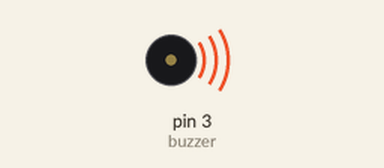
Bench run of a sketch on a simulated Arduino Uno, built with avr-gcc and run on an emulated ATmega328P. On the bench: buzzer (waves = sounding).

Above: at 2.63 s.
At 7.8 s:
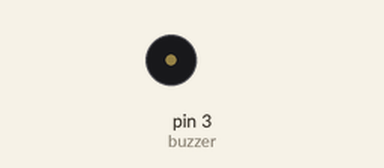
Timing chart, 0 to 8.2 s (numbered marks = the images above):
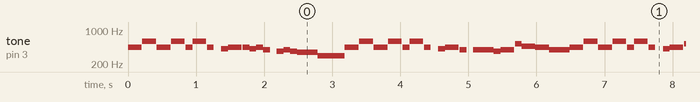

The sketch:

Star_wars_cantina_song.ino
```cpp
#define NOTE_B0  31
 #define NOTE_C1  33
 #define NOTE_CS1 35
 #define NOTE_D1  37
 #define NOTE_DS1 39
 #define NOTE_E1  41
 #define NOTE_F1  44
 #define NOTE_FS1 46
 #define NOTE_G1  49
 #define NOTE_GS1 52
 #define NOTE_A1  55
 #define NOTE_AS1 58
 #define NOTE_B1  62
 #define NOTE_C2  65
 #define NOTE_CS2 69
 #define NOTE_D2  73
 #define NOTE_DS2 78
 #define NOTE_E2  82
 #define NOTE_F2  87
 #define NOTE_FS2 93
 #define NOTE_G2  98
 #define NOTE_GS2 104
 #define NOTE_A2  110
 #define NOTE_AS2 117
 #define NOTE_B2  123
 #define NOTE_C3  131
 #define NOTE_CS3 139
 #define NOTE_D3  147
 #define NOTE_DS3 156
 #define NOTE_E3  165
 #define NOTE_F3  175
 #define NOTE_FS3 185
 #define NOTE_G3  196
 #define NOTE_GS3 208
 #define NOTE_A3  220
 #define NOTE_AS3 233
 #define NOTE_B3  247
 #define NOTE_C4  262
 #define NOTE_CS4 277
 #define NOTE_D4  294
 #define NOTE_DS4 311
 #define NOTE_E4  330
 #define NOTE_F4  349
 #define NOTE_FS4 370
 #define NOTE_G4  392
 #define NOTE_GS4 415
 #define NOTE_A4  440
 #define NOTE_AS4 466
 #define NOTE_B4  494
 #define NOTE_C5  523
 #define NOTE_CS5 554
 #define NOTE_D5  587
 #define NOTE_DS5 622
 #define NOTE_E5  659
 #define NOTE_F5  698
 #define NOTE_FS5 740
 #define NOTE_G5  784
 #define NOTE_GS5 831
 #define NOTE_A5  880
 #define NOTE_AS5 932
 #define NOTE_B5  988
 #define NOTE_C6  1047
 #define NOTE_CS6 1109
 #define NOTE_D6  1175
 #define NOTE_DS6 1245
 #define NOTE_E6  1319
 #define NOTE_F6  1397
 #define NOTE_FS6 1480
 #define NOTE_G6  1568
 #define NOTE_GS6 1661
 #define NOTE_A6  1760
 #define NOTE_AS6 1865
 #define NOTE_B6  1976
 #define NOTE_C7  2093
 #define NOTE_CS7 2217
 #define NOTE_D7  2349
 #define NOTE_DS7 2489
 #define NOTE_E7  2637
 #define NOTE_F7  2794
 #define NOTE_FS7 2960
 #define NOTE_G7  3136
 #define NOTE_GS7 3322
 #define NOTE_A7  3520
 #define NOTE_AS7 3729
 #define NOTE_B7  3951
 #define NOTE_C8  4186
 #define NOTE_CS8 4435
 #define NOTE_D8  4699
 #define NOTE_DS8 4978

int melody2[] = {
 NOTE_A4, 0, NOTE_D5, 0, NOTE_A4, 0, NOTE_D5, 0, NOTE_A4, NOTE_D5, 0, NOTE_A4, 0, 0, NOTE_GS4, NOTE_A4, 0, NOTE_A4, NOTE_GS4, NOTE_A4, NOTE_G4, 0, NOTE_FS4, NOTE_G4, NOTE_FS4, NOTE_F4, NOTE_D4, NOTE_A4, 0, NOTE_D5, 0, NOTE_A4, 0, NOTE_D5, 0, NOTE_A4, NOTE_D5, 0, NOTE_A4, 0, 0, NOTE_GS4, NOTE_A4, 0, NOTE_G4, 0, NOTE_G4, NOTE_FS4, NOTE_G4, 0, NOTE_C5, NOTE_AS4, NOTE_A4, NOTE_G4, NOTE_A4, 0, NOTE_D5, 0, NOTE_A4, 0, NOTE_D5, 0, NOTE_A4, NOTE_D5, 0, NOTE_A4, 0, 0, NOTE_GS4, NOTE_A4, 0, NOTE_C5,0, 0, NOTE_C5, NOTE_A4, NOTE_G4, 0, NOTE_F4, NOTE_D4, NOTE_D4, NOTE_F4, NOTE_A4, NOTE_C5, NOTE_DS5, NOTE_D5, NOTE_GS4, NOTE_A4, 0, NOTE_F4, 0};

double noteDurations2[] = {
 4, 64, 4, 64, 4, 64, 4, 64, 8, 4, 64, 8, 64, 8, 8, 4, 64, 8, 8, 8, 8, 8, 8, 8, 8, 2.666, 1.99, 4, 64, 4, 64, 4, 64, 4, 64, 8, 4, 64, 8, 64, 8, 8, 4, 64, 8, 8, 2.666, 8, 4, 64, 8, 4, 4, 2.666, 4, 64, 4, 64, 4, 64, 4, 64, 8, 4, 64, 8, 64, 8, 8, 4, 64, 8, 64, 8, 2.666, 8, 4, 64, 2.666, 1.99, 2, 2, 2, 2, 4, 4, 8, 4, 64, 4, 2};

int buzzer = 3;

void setup() {
pinMode(buzzer, OUTPUT);
}

void loop()  {

   for (int thisNote = 0; thisNote < 91; thisNote++) {  // for 91 notes, this is what happens
  int noteDuration2 = 1000/noteDurations2[thisNote];  // defines note duration for cantina band
  tone(buzzer, melody2[thisNote],noteDuration2);  // tells the  buzzer to play the cantina band melody
  int pauseBetweenNotes2 = noteDuration2 * 0.80; // sets the tempo
  delay(pauseBetweenNotes2);  //pauses the buzzer
  noTone(buzzer);  // stops the buzzer playing

   }

}
```

Measured:
- by itself, tone on pin 3 (buzzer): plays 440 Hz for 0.20 s, 587 Hz for 0.20 s, 440 Hz for 0.20 s, 587 Hz for 0.20 s, 440 Hz for 0.10 s, 587 Hz for 0.20 s … (602 notes in this stretch)
